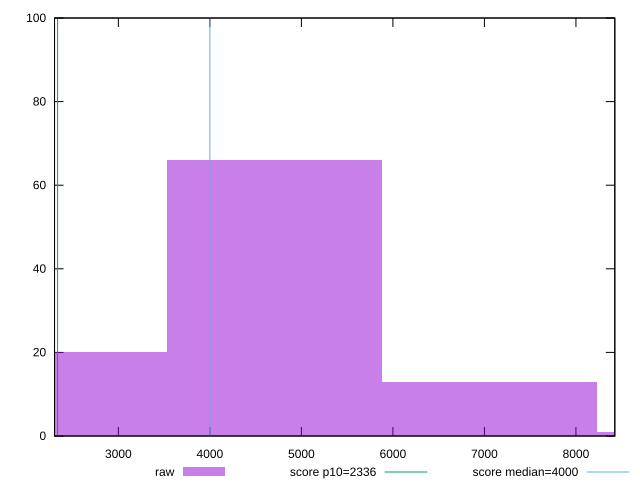

Reproduce this figure in gnuplot.
reset

$raw <<EOF
4701.773080313117 66
7052.659620469676 13
2350.8865401565586 20
9403.546160626234 1
EOF

set key outside below
set boxwidth 2350.8865401565586
set xrange [2302.6250000000005:8424.89]
set yrange [0:100]
set trange [0:100]
set style fill transparent solid 0.5 noborder

set parametric
set terminal svg size 640, 490 enhanced background rgb 'white'
set output "reprap/first-meaningful-paint/samples/pages+cached+noexternal+nomedia+nocss+nojs/raw/histogram.svg"

plot $raw title "raw" with boxes, \
     2336,t title "score p10=2336", \
     4000,t title "score median=4000"

reset
